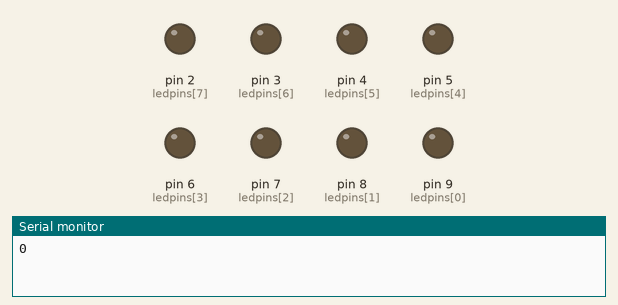
This sketch was run on a simulated Arduino Uno, built with avr-gcc and run on an emulated ATmega328P. Parts: output pins drawn as LEDs (lit = HIGH), the last lines printed to the serial monitor.

Above: at 0.1 s.
At 2.1 s:
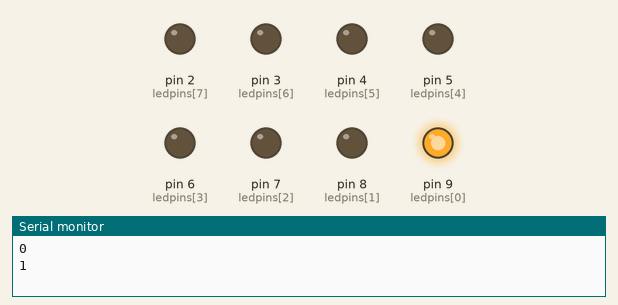
At 8.1 s:
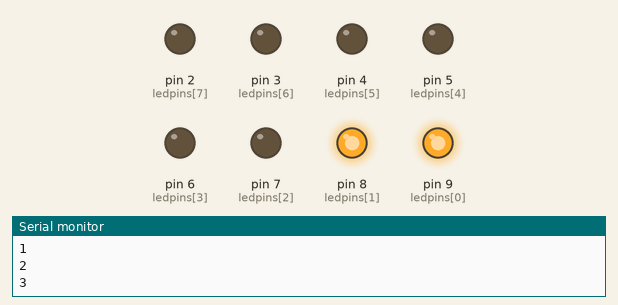
At 18.1 s:
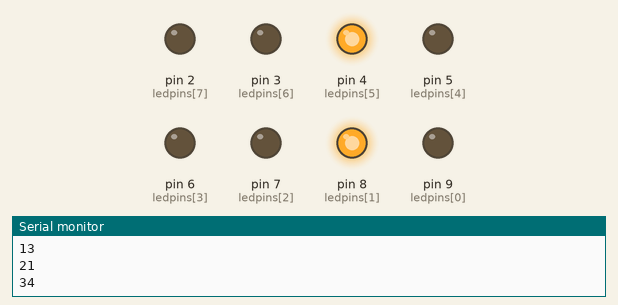
At 26.1 s:
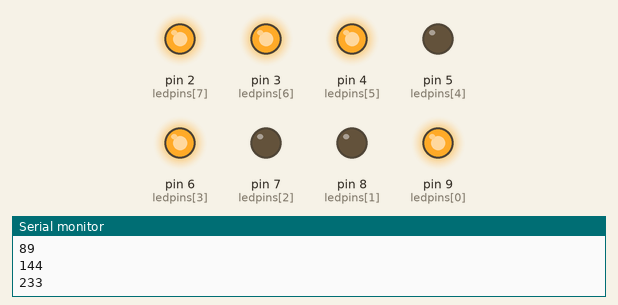
At 38.1 s:
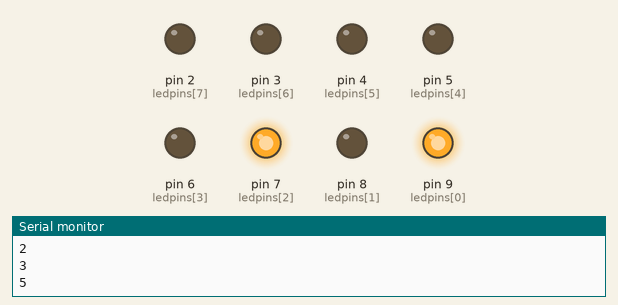
Timing chart, 0 to 39.6 s (numbered marks = the images above):
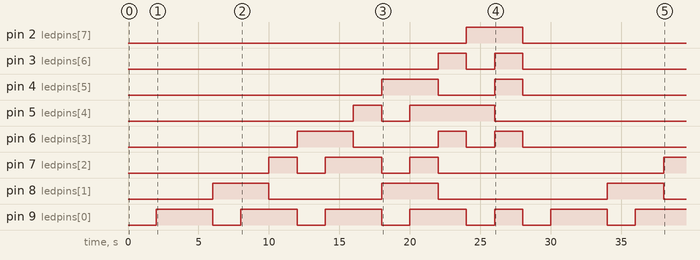

Measured:
- by itself, pin 2 (ledpins[7]): LOW → HIGH at 24.0 s, → LOW 4.0 s later
- by itself, pin 3 (ledpins[6]): LOW → HIGH at 22.0 s, → LOW 2.0 s later, → HIGH 2.0 s later, → LOW 2.0 s later, … (4 changes in this stretch)
- by itself, pin 4 (ledpins[5]): LOW → HIGH at 18.0 s, → LOW 4.0 s later, → HIGH 4.0 s later, → LOW 2.0 s later
- by itself, pin 5 (ledpins[4]): LOW → HIGH at 16.0 s, → LOW 2.0 s later, → HIGH 2.0 s later, → LOW 6.0 s later
- by itself, pin 6 (ledpins[3]): goes HIGH 4.0 s, LOW 6.0 s, HIGH 2.0 s, LOW 2.0 s, HIGH 2.0 s, then LOW
- by itself, pin 7 (ledpins[2]): goes HIGH 2.0 s, LOW 2.0 s, HIGH 4.0 s, LOW 2.0 s, HIGH 2.0 s, LOW 16.0 s, then HIGH
- by itself, pin 8 (ledpins[1]): goes HIGH 4.0 s, LOW 8.0 s, HIGH 4.0 s, LOW 12.0 s, HIGH 4.0 s, then LOW
- by itself, pin 9 (ledpins[0]): goes 4 × (HIGH 4.0 s, LOW 2.0 s), HIGH 2.0 s, LOW 2.0 s, HIGH 4.0 s, LOW 2.0 s, then HIGH

The sketch:

l5_supplementary_1.ino
```cpp
int ledpins[] = {9, 8, 7, 6, 5, 4, 3, 2}; //LED pins, left-most LED is MSB
int i = 0; //initial value


void setup() {
  Serial.begin(9600);

  //LED pinmode
  for (int j = 0 ; j < 8 ; j++) {
 	pinMode(ledpins[j], OUTPUT);
  }

}

//Fibonacci sequence generator
int fiboseq(int startval) {
  if (startval <=1) {
    return startval;
  }
  else {
    return fiboseq(startval - 1) + fiboseq(startval - 2);
  }
}

void loop()
{
  //if statement to reset fibonacci sequence
  //maximum 8-bit
  if (fiboseq(i) > 255) {
    i = 0;
  }

  //representing fibonacci output using a variable
  int dec = fiboseq(i);
  showLED(dec);
  Serial.println(fiboseq(i)); //prints fibonacci sequence
  delay(2000); //2 second delay
  i++;
}

//binary LED output
void showLED(byte numtobin)
{
  for (int j = 0; j < 8; j++)
  {
    //if-else statement for representing binary as LED output
    if (bitRead(numtobin, j) == 1)
    {
      digitalWrite(ledpins[j], HIGH); //turns on LED
    }
    else
    {
      digitalWrite(ledpins[j], LOW); //turns off LED
    }
  }

}
```
